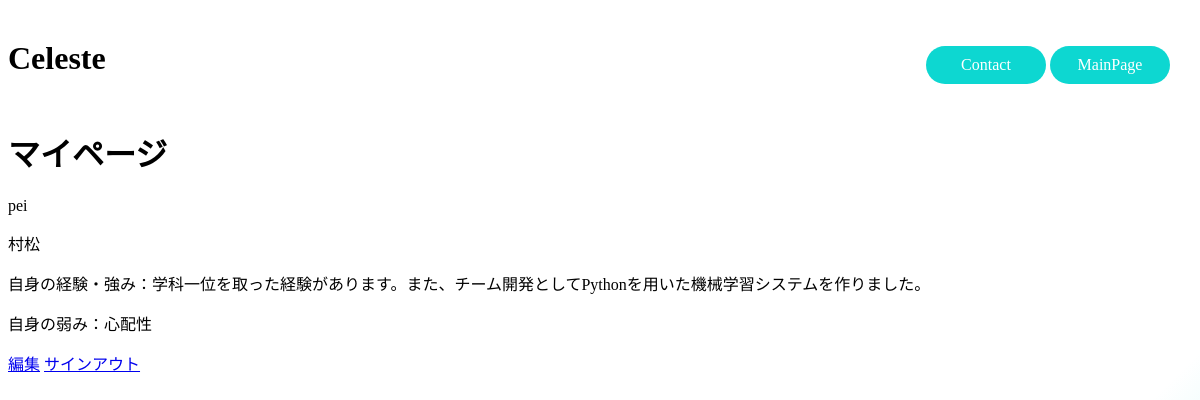
Screenshot of /mypage/pei (signed in) with the database file from the repository.
### src/app.py (models this page shows)
class UserInformation(UserMixin, db.Model):
    id = db.Column(db.String(10), primary_key=True, autoincrement=False)
    name = db.Column(db.String(20), nullable=False)
    password = db.Column(db.String(100), nullable=False)
    experience = db.Column(db.String(500), nullable=False)
    weakness = db.Column(db.String(500), nullable=False)

### src/app.py (the view)
@app.route("/mypage/<string:id>")
@login_required
def mypage(id):
    user = load_user(id)
    return render_template("mypage.html", user=user)

### src/app.py (called while the page is built)
@login_manager.user_loader
def load_user(user_id):
    return UserInformation.query.get(user_id)

### src/templates/mypage.html (shortened to what this page needs)
<!DOCTYPE HTML>
<html lang="ja">
    <head>
        <link rel="stylesheet" href="../static/css/style1.css">
    </head>
    <body>
        <header>
            <h1 class="title">Celeste</h1>
            <nav class="nav">
            <ul class="menu-group">
                <li class="menu-item"><a class="static-button" href="#">Contact</a></li>
                <li class="menu-item"><a class="static-button" href="/main/{{user.id}}">MainPage</a></li>
            </ul>
        </nav>
        </header>
        <h1>マイページ</h1>
        <user>
            <p>{{user.id}}</p>
            <p>{{user.name}}</p>
            <p>自身の経験・強み：{{user.experience}}</p>
            <p>自身の弱み：{{user.weakness}}</p>
            <a href='/own_update/{{user.id}}' role='button'>編集</a>
        </user>
        <a class="signout-button" href="/signout" role="button">サインアウト</a>
    </body>
</html>

### src/static/css/style1.css (style rules this page uses)
header { display: flex; width: 100%; height: 100px; align-items: center; }
body { background: linear-gradient(135deg, #fff 50%, #fff 70%, #0dd7d029 80%); background-size: cover; background-repeat: no-repeat; height: 1000px; }
.menu-group { position:absolute; top:0%; right:0%; padding: 30px; }
.menu-item { list-style: none; display: inline-block; }
.static-button:link, .static-button:visited, .static-button:active { text-decoration: none; color: #fff; display: block; width: 120px; padding: 10px 0; background-color: #0dd7d1; text-align: center; border-radius: 30px; cursor: pointer; }

### rows the page displays
UserInformation: id "pei", name "村松", experience "学科一位を取った経験があります。また、チーム開発としてPythonを用いた機械学習システムを作りました。", weakness "心配性"
